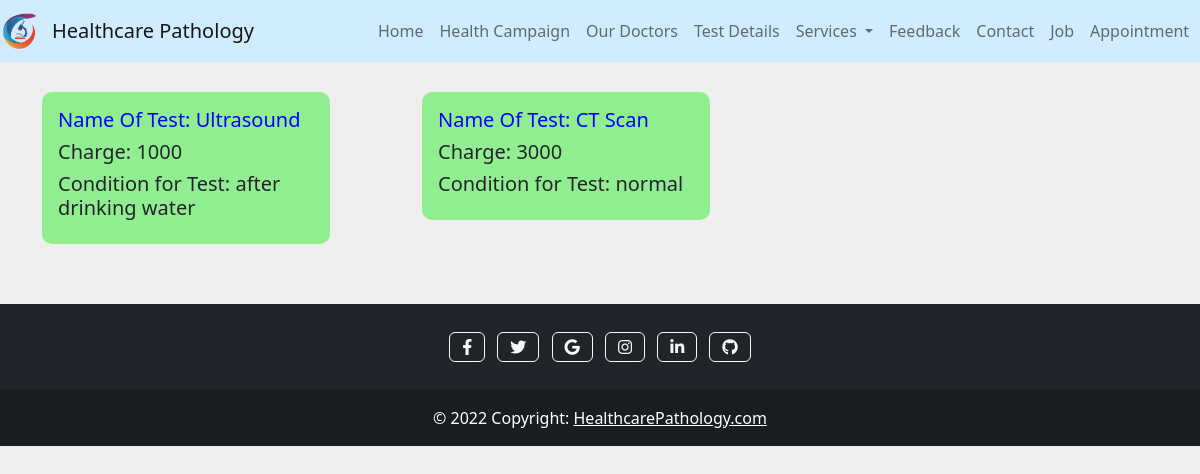
The page /test_details/ on the database its author committed.
### pathology/models.py (models this page shows)
class Test_Detail(models.Model):
    Test_name=models.CharField(max_length=100,primary_key=True)
    Charge=models.IntegerField()
    Test_Condition=models.CharField(max_length=100,null=False)

### pathology/views.py (the view)
# urls.py: path("test_details/",views.test_details,name="test_details"),
def test_details(request):
    testdetail_objects=Test_Detail.objects.all()
    testdetail_dict={
        "testdetail_key":testdetail_objects
    }
    return render(request,'pathology/html/test_details.html',testdetail_dict)

### pathology/templates/pathology/html/test_details.html (shortened to what this page needs)
{%extends 'pathology/html/basetemplate.html'%}
{%block content%}
<div class="container" style="margin-top:30px;">
    <div class="row">
      {% for t in testdetail_key %}
       <div class="col-4">
        <div class="card" style="width: 18rem; background-color:lightgreen">
          <div class="card-body">
            <h5 class="card-title" style="color:blue">Name Of Test: {{t.Test_name}}</h5>
            <h5 class="card-title" >Charge: {{t.Charge}}</h5>
            <h5 class="card-title">Condition for Test: {{t.Test_Condition}}</h5>
          </div>
        </div>
       </div>
      {%endfor%}
    </div>
  </div>
{%endblock%}

### pathology/static/pathology/css/style.css (style rules this page uses)
body { background-color: #eee }
.card { border: none; border-radius: 10px }

### rows shown on the page
Test_Detail: Test_name "Ultrasound", Charge "1000", Test_Condition "after drinking water"
Test_Detail: Test_name "CT Scan", Charge "3000", Test_Condition "normal"
